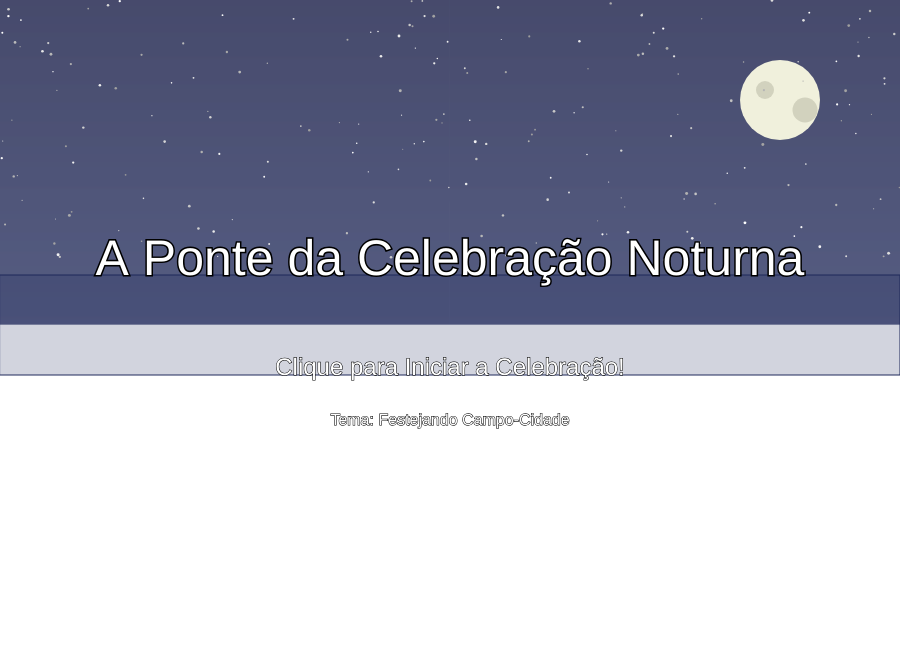
Frame 1 (no input)
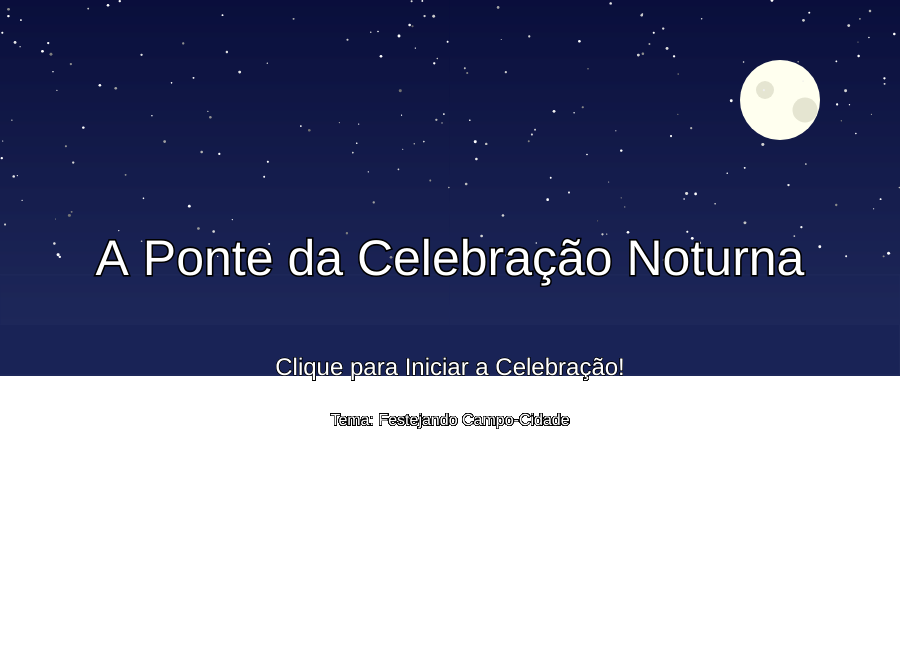
Frame 60 (no input)
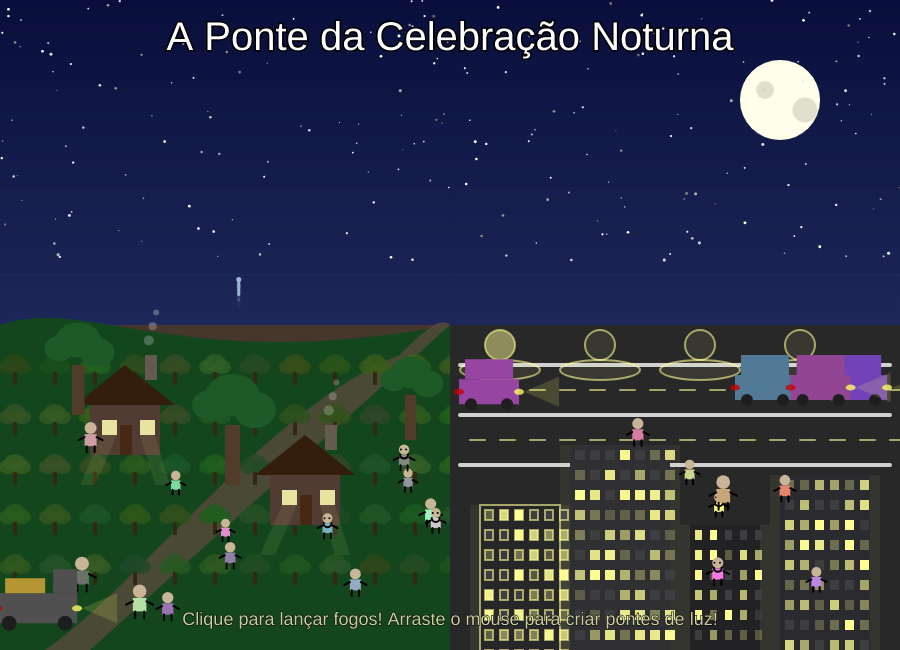
Frame 120 (the mouse pressed at the canvas centre since frame 60)

The p5.js sketch that drew these frames (run headless with seeded random() and noise() and a simulated clock; from frame 60 on, the mouse is pressed at the canvas centre):

// p5.js sketch
// ── sketch.js
// Celebração da Conexão Campo-Cidade - Versão Concurso!
// Um sketch em p5.js que mostra a conexão entre o rural e o urbano à noite, com interatividade e detalhes aprimorados.
// Tema: Festejando Campo-Cidade - A Ponte da Celebração Noturna

let fogosDeArtificio = []; // Array para armazenar os objetos de fogos de artifício
let particulas = [];       // Array para armazenar as partículas das explosões
let pessoas = [];          // Array para armazenar os objetos de pessoas
let estrelas = [];         // Array para armazenar os objetos de estrelas
let carros = [];           // Array para armazenar os objetos de carros urbanos
let pontesDeLuz = [];      // Array para armazenar as "pontes de luz" criadas pelo mouse
let carrosSoja = [];       // Array para armazenar os carros de soja
let colheitadeiras = [];   // NOVO: Array para armazenar as colheitadeiras
let tratores = [];         // NOVO: Array para armazenar os tratores
// Variáveis de estado do jogo
let gameState = 'INTRO'; // Pode ser 'INTRO', 'PLAYING', 'END'
let gameDuration = 15000; // Duração do estado 'PLAYING' em milissegundos (25 segundos)
let startTime;            // Tempo em que o estado 'PLAYING' começou

// Cores (Ajustadas para mais profundidade e contraste, tema noturno)
const corCeuNoturno = [10, 15, 60];     // Azul muito escuro para o topo do céu
const corCeuHorizonte = [30, 40, 90];   // Azul mais claro perto do horizonte
const corGramaCampo = [20, 70, 30];     // Verde escuro profundo para o campo
const corSoloCampo = [70, 55, 45];      // Marrom avermelhado para o solo rural
const corEstradaUrbana = [40, 40, 40];  // Cinza muito escuro para as ruas da cidade
const corEdificios = [25, 25, 35];      // Cinza azulado escuro para a base dos edifícios
const corSoja = [180, 150, 50];         // Cor para a carga de soja

// Variáveis para a lua
let luaBrilho = 240;        // Brilho inicial da lua
let luaPulsarVel = 0.02;    // Velocidade de pulsação da lua

function setup() {
    createCanvas(900, 650); // Canvas um pouco maior para mais detalhes e espaço
    angleMode(RADIANS);     // Garante consistência nos cálculos de ângulo (padrão é radianos, mas bom explicitar)
    frameRate(60);          // Define o framerate para 60 FPS para animações mais suaves

    // Criar estrelas (visíveis em todos os estados para manter o fundo noturno)
    for (let i = 0; i < 200; i++) {
        estrelas.push({
            x: random(width),
            y: random(height / 2.5), // Estrelas na parte superior do céu
            tamanho: random(1, 3),
            brilho: random(150, 255),
            velocidadePiscada: random(0.01, 0.08) // Maior variação para um piscar mais natural
        });
    }

    // Os elementos dinâmicos (fogos, pessoas, carros, máquinas) só serão criados e gerenciados no estado 'PLAYING'
}

function draw() {
    // Desenhar céu noturno com gradiente (sempre presente)
    desenharCeu();

    // Desenhar lua com pulsação sutil (sempre presente)
    desenharLua();

    // Desenhar estrelas (sempre presente)
    for (let estrela of estrelas) {
        desenharEstrela(estrela);
    }

    // Lógica baseada no estado do jogo
    switch (gameState) {
        case 'INTRO':
            desenharIntro();
            break;
        case 'PLAYING':
            desenharPlaying();
            break;
        case 'END':
            desenharFim();
            break;
    }
}

// === Funções de Gerenciamento de Estados ===

function desenharIntro() {
    // Desenhar a tela de introdução
    fill(255);
    stroke(0);
    strokeWeight(3);
    textSize(50);
    textAlign(CENTER);
    text("A Ponte da Celebração Noturna", width / 2, height / 2 - 50);

    textSize(24);
    strokeWeight(1);
    text("Clique para Iniciar a Celebração!", width / 2, height / 2 + 50);

    textSize(16);
    text("Tema: Festejando Campo-Cidade", width / 2, height / 2 + 100);
}

function desenharPlaying() {
    // Desenhar estrelas cadentes ocasionalmente
    if (random() < 0.002) { // Pequena chance de uma estrela cadente aparecer
        particulas.push(new EstrelaCadente(random(width / 4, width * 3 / 4), random(0, height / 4)));
    }

    // Desenhar divisão campo-cidade e paisagem
    desenharPaisagem();

    // Atualizar e desenhar fogos de artifício
    gerenciarFogos();

    // Atualizar e desenhar partículas (explosões e estrelas cadentes)
    gerenciarParticulas();

    // Desenhar e mover pessoas
    for (let p of pessoas) {
        p.update();
        p.display();
    }

    // Atualizar e desenhar carros urbanos
    gerenciarCarros();

    // Atualizar e desenhar carros de soja
    gerenciarCarrosSoja();

    // Atualizar e desenhar colheitadeiras
    gerenciarColheitadeiras();

    // Atualizar e desenhar tratores
    gerenciarTratores();

    // Desenhar pontes de luz (criadas pelo arraste do mouse)
    gerenciarPontesDeLuz();

    // Texto de título (no topo durante o jogo)
    fill(255);
    stroke(0);
    strokeWeight(3);
    textSize(40);
    textAlign(CENTER);
    text("A Ponte da Celebração Noturna", width / 2, 50);

    // Instruções interativas
    textSize(18);
    strokeWeight(1);
    fill(255, 255, 200, 200);
    text("Clique para lançar fogos! Arraste o mouse para criar pontes de luz!", width / 2, height - 25);

    // Verificar se o tempo de jogo acabou
    if (millis() - startTime > gameDuration) {
        gameState = 'END';
        // Limpar elementos dinâmicos para o próximo jogo
        fogosDeArtificio = [];
        particulas = [];
        pessoas = [];
        carros = [];
        carrosSoja = [];
        colheitadeiras = [];
        tratores = [];
        pontesDeLuz = [];
    }
}

function desenharFim() {
    // NOVO: Fundo preto para a tela final
    background(0);

    // Desenhar a tela final
    fill(255);
    stroke(0);
    strokeWeight(3);
    textSize(50);
    textAlign(CENTER);
    text("Fim da Celebração!", width / 2, height / 2 - 50);

    textSize(24);
    strokeWeight(1);
    text("Obrigado por Festejar Conosco!", width / 2, height / 2 + 20);

    textSize(18);
    text("Clique para Recomeçar", width / 2, height / 2 + 80);
}

// === Funções de Desenho de Cenário ===

function desenharCeu() {
    // Gradiente do céu noturno
    for (let y = 0; y < height / 2; y++) {
        let inter = map(y, 0, height / 2, 0, 1);
        let c = lerpColor(color(corCeuNoturno), color(corCeuHorizonte), inter);
        stroke(c);
        line(0, y, width, y);
    }
    // Adicionar uma névoa suave no horizonte para profundidade
    fill(corCeuHorizonte[0], corCeuHorizonte[1], corCeuHorizonte[2], 50);
    rect(0, height / 2 - 50, width, 100);
}

function desenharLua() {
    // Brilho da lua pulsando sutilmente
    let currentBrilho = luaBrilho + sin(frameCount * luaPulsarVel) * 20;
    fill(currentBrilho, currentBrilho, currentBrilho - 20); // Cor mais fria, como a lua
    noStroke();
    circle(width - 120, 100, 80);
    // Crateras da lua
    fill(currentBrilho - 30, currentBrilho - 30, currentBrilho - 50);
    circle(width - 135, 90, 18);
    circle(width - 95, 110, 25);
}

function desenharEstrela(estrela) {
    // Brilho da estrela piscando
    let brilho = estrela.brilho + sin(frameCount * estrela.velocidadePiscada) * 60;
    fill(brilho);
    circle(estrela.x, estrela.y, estrela.tamanho);
}

function desenharPaisagem() {
    noStroke();

    // Área rural (lado esquerdo)
    fill(corSoloCampo[0], corSoloCampo[1], corSoloCampo[2]);
    rect(0, height / 2, width / 2, height / 2);

    // Gramado/campos com forma orgânica
    fill(corGramaCampo[0], corGramaCampo[1], corGramaCampo[2]);
    beginShape();
    vertex(0, height / 2);
    bezierVertex(width * 0.1, height / 2 - 30, width * 0.2, height / 2 + 50, width / 2, height / 2);
    vertex(width / 2, height);
    vertex(0, height);
    endShape(CLOSE);

    // Caminho rural (curvo e orgânico) - Usado pelo carro de soja, colheitadeira e trator
    fill(90, 75, 60, 200); // Mais opaco para parecer mais sólido
    beginShape();
    vertex(width * 0.05, height);
    bezierVertex(width * 0.15, height - 60, width * 0.3, height / 2 + 80, width / 2 - 50, height / 2 + 30);
    bezierVertex(width / 2 - 30, height / 2 + 10, width / 2 - 10, height / 2 - 10, width / 2, height / 2);
    vertex(width * 0.1, height);
    endShape(CLOSE);

    // Campos de plantação
    for (let x = 0; x < width / 2; x += 40) {
        for (let y = height / 2 + 30; y < height - 50; y += 50) {
            desenharPlantacao(x, y);
        }
    }

    // Casas de fazenda com luzes e fumaça
    desenharCasaRural(width * 0.1, height / 2 + 80);
    desenharCasaRural(width * 0.3, height / 2 + 150);

    // Árvores rurais estilizadas (estáticas, sem movimento)
    desenharArvoreRural(width * 0.08, height / 2 + 40, 50);
    desenharArvoreRural(width * 0.25, height / 2 + 100, 60);
    desenharArvoreRural(width * 0.45, height / 2 + 70, 45);


    // Área urbana (lado direito)
    fill(corEstradaUrbana[0], corEstradaUrbana[1], corEstradaUrbana[2]);
    rect(width / 2, height / 2, width / 2, height / 2);

    // Linhas da estrada principal
    stroke(255, 200); // Mais visível
    strokeWeight(4);
    line(width / 2 + 10, height / 2 + 40, width - 10, height / 2 + 40);
    line(width / 2 + 10, height / 2 + 90, width - 10, height / 2 + 90);
    line(width / 2 + 10, height / 2 + 140, width - 10, height / 2 + 140);

    // Faixas tracejadas da estrada (amarelas)
    stroke(255, 255, 150, 150);
    strokeWeight(2);
    for (let i = 0; i < width / 2; i += 30) {
        line(width / 2 + 20 + i, height / 2 + 65, width / 2 + 35 + i, height / 2 + 65);
        line(width / 2 + 20 + i, height / 2 + 115, width / 2 + 35 + i, height / 2 + 115);
    }

    // Luzes da rua
    fill(255, 255, 150, 120); // Amarelo suave
    for (let x = width / 2 + 50; x < width - 50; x += 100) {
        circle(x, height / 2 + 20, 30); // Luzes maiores
        // Brilho no chão abaixo das luzes
        fill(255, 255, 150, 20);
        ellipse(x, height / 2 + 45, 80, 20);
    }

    // Prédios com luzes acesas e piscando de forma complexa
    desenharPredio(width / 2 + 30, height / 2 + 180, 80, 160, color(corEdificios));
    desenharPredio(width / 2 + 120, height / 2 + 120, 100, 220, color(corEdificios[0] + 10, corEdificios[1] + 10, corEdificios[2] + 10));
    desenharPredio(width / 2 + 240, height / 2 + 200, 70, 140, color(corEdificios[0] - 5, corEdificios[1] - 5, corEdificios[2] - 5));
    desenharPredio(width / 2 + 330, height / 2 + 150, 90, 190, color(corEdificios[0] + 5, corEdificios[1] + 5, corEdificios[2] + 5));
}

function desenharPlantacao(x, y) {
    // Base da planta
    fill(50, 40, 20); // Mais marrom escuro
    rect(x + 13, y + 15, 4, 15);

    // Folhas/cultura - mais escuras à noite, com variação de cor
    fill(random(25, 60), random(70, 100), random(25, 40), 200);
    ellipse(x + 15, y + 8, 22, 18);
    ellipse(x + 8, y + 12, 18, 14);
    ellipse(x + 22, y + 12, 18, 14);
}

function desenharCasaRural(x, y) {
    // Base da casa
    fill(80, 60, 50); // Cor mais quente para a casa
    rect(x, y, 70, 50);

    // Telhado
    fill(50, 30, 10);
    triangle(x - 15, y, x + 35, y - 40, x + 85, y);

    // Porta
    fill(70, 40, 20);
    rect(x + 30, y + 20, 12, 30);

    // Janelas com luz
    fill(255, 255, 180, 220); // Luz mais forte e amarelada
    rect(x + 12, y + 15, 15, 15);
    rect(x + 50, y + 15, 15, 15);

    // Luz projetada no chão das janelas
    fill(255, 255, 150, 20);
    quad(x + 12, y + 30, x + 27, y + 30, x + 5, y + 80, x - 10, y + 80);
    quad(x + 50, y + 30, x + 65, y + 30, x + 80, y + 80, x + 65, y + 80);

    // Chaminé
    fill(100, 90, 80);
    rect(x + 55, y - 50, 12, 25);

    // Fumaça da chaminé (com movimento mais orgânico)
    fill(200, 200, 200, 80);
    for (let i = 0; i < 3; i++) {
        let offsetX = sin(frameCount * 0.05 + i * 0.5) * 8;
        let offsetY = cos(frameCount * 0.03 + i * 0.3) * 5;
        ellipse(x + 61 + offsetX, y - 60 - i * 15 + offsetY, 10 - i * 2, 10 - i * 2);
    }
}

function desenharArvoreRural(x, y, tamanhoBase) {
    // Tronco da árvore
    fill(80, 60, 40);
    rect(x, y, tamanhoBase / 4, tamanhoBase);

    // Folhagem (mais densa e orgânica)
    fill(30, 90, 40);
    ellipse(x + tamanhoBase / 8, y - tamanhoBase / 2, tamanhoBase * 0.9, tamanhoBase * 0.7);
    ellipse(x - tamanhoBase / 4, y - tamanhoBase / 3, tamanhoBase * 0.6, tamanhoBase * 0.5);
    ellipse(x + tamanhoBase / 2, y - tamanhoBase / 4, tamanhoBase * 0.7, tamanhoBase * 0.6);
}

function desenharPredio(x, y, largura, altura, cor) {
    // Base do prédio
    fill(cor);
    rect(x, y, largura, altura);

    // Janelas iluminadas aleatoriamente e piscando de forma mais complexa
    for (let andar = 0; andar < altura / 20; andar++) {
        for (let j = 0; j < largura / 15; j++) {
            let windowX = x + 5 + j * (largura / (largura / 15));
            let windowY = y + 5 + andar * 20;
            let windowW = largura / 10;
            let windowH = 10;

            if (random() < 0.7) { // 70% de chance de estar acesa
                // Luz acesa com piscadas e variações de intensidade
                let flicker = sin(frameCount * random(0.05, 0.2) + (x + y) * 0.01) * 100 + 155;
                if (random() < 0.02) { // Pequena chance de piscar para "desligado"
                    fill(50, 50, 60, 200); // Cor de janela escura
                } else {
                    fill(255, 255, 150, flicker); // Luz acesa com brilho pulsante
                }
            } else {
                fill(50, 50, 60); // Janela apagada
            }
            rect(windowX, windowY, windowW, windowH);
        }
    }

    // Luz suave projetada para fora do prédio
    noStroke();
    fill(255, 255, 150, 15);
    rect(x - 10, y, largura + 20, altura + 30);
}

// === Gerenciamento de Elementos Dinâmicos ===

function gerenciarFogos() {
    for (let i = fogosDeArtificio.length - 1; i >= 0; i--) {
        let f = fogosDeArtificio[i];
        f.update();
        f.display();

        if (f.exploded) {
            fogosDeArtificio.splice(i, 1);
            // Lançar um novo fogo de artifício após um tempo randomizado
            if (random() < 0.8) { // 80% de chance de lançar um novo fogo
                setTimeout(criarFogoDeArtificio, random(800, 3000));
            }
        }
    }
}

function gerenciarParticulas() {
    for (let i = particulas.length - 1; i >= 0; i--) {
        let p = particulas[i];
        p.update();
        p.display();
        if (p.isDead()) {
            particulas.splice(i, 1);
        }
    }
}

function gerenciarCarros() {
    for (let i = carros.length - 1; i >= 0; i--) {
        carros[i].update();
        carros[i].display();
        if (carros[i].isOffscreen()) {
            carros.splice(i, 1);
            // Faz o carro reaparecer na área da cidade, garantindo que venha do lado certo
            let direcao = random([-1, 1]);
            let startX = (direcao === 1) ? width / 2 : width; // Se for para a direita, começa no meio; se para a esquerda, começa na borda
            carros.push(new Carro(startX, height / 2 + 50 + random(-5, 5), direcao)); // Pequena variação na altura
        }
    }
}

// Gerenciamento de carros de soja
function gerenciarCarrosSoja() {
    for (let i = carrosSoja.length - 1; i >= 0; i--) {
        carrosSoja[i].update();
        carrosSoja[i].display();
        if (carrosSoja[i].isOffscreen()) {
            carrosSoja.splice(i, 1);
            // Faz o carro de soja reaparecer no campo após um tempo
            setTimeout(() => carrosSoja.push(new CarroSoja()), random(5000, 15000)); // Mais tempo para reaparecer
        }
    }
}

// Gerenciamento de colheitadeiras
function gerenciarColheitadeiras() {
    for (let i = colheitadeiras.length - 1; i >= 0; i--) {
        colheitadeiras[i].update();
        colheitadeiras[i].display();
        if (colheitadeiras[i].isOffscreen()) {
            colheitadeiras.splice(i, 1);
            // Faz a colheitadeira reaparecer no campo
            setTimeout(() => colheitadeiras.push(new Colheitadeira()), random(8000, 20000));
        }
    }
}

// Gerenciamento de tratores
function gerenciarTratores() {
    for (let i = tratores.length - 1; i >= 0; i--) {
        tratores[i].update();
        tratores[i].display();
        if (tratores[i].isOffscreen()) {
            tratores.splice(i, 1);
            // Faz o trator reaparecer no campo
            setTimeout(() => tratores.push(new Trator()), random(7000, 18000));
        }
    }
}

function gerenciarPontesDeLuz() {
    for (let i = pontesDeLuz.length - 1; i >= 0; i--) {
        pontesDeLuz[i].update();
        pontesDeLuz[i].display();
        if (pontesDeLuz[i].isFaded()) {
            pontesDeLuz.splice(i, 1);
        }
    }
}

// === Eventos de Interação ===

function mousePressed() {
    if (gameState === 'INTRO') {
        gameState = 'PLAYING';
        startTime = millis(); // Inicia o temporizador do jogo
        // Inicializar elementos dinâmicos para o estado 'PLAYING'
        for (let i = 0; i < 4; i++) {
            setTimeout(criarFogoDeArtificio, random(500 * i, 2500 * i));
        }
        for (let i = 0; i < 20; i++) {
            pessoas.push(new Pessoa(random(width), random(height / 2 + 100, height - 30)));
        }
        for (let i = 0; i < 4; i++) {
            carros.push(new Carro(random(width / 2 + 10, width - 60), height / 2 + 50, random([-1, 1])));
        }
        // Criar múltiplos carros de soja iniciais com atraso
        for (let i = 0; i < 3; i++) {
            setTimeout(() => carrosSoja.push(new CarroSoja()), 2000 * i);
        }
        // Criar colheitadeira e trator iniciais
        setTimeout(() => colheitadeiras.push(new Colheitadeira()), 1000);
        setTimeout(() => tratores.push(new Trator()), 3000);

    } else if (gameState === 'PLAYING') {
        // Permite lançar fogos apenas se o clique for na parte superior (céu)
        if (mouseY < height / 2) {
            criarFogoDeArtificioNoClick(mouseX, mouseY);
        }
    } else if (gameState === 'END') {
        gameState = 'INTRO'; // Volta para a tela de introdução
    }
    return false; // Evita comportamento padrão do navegador (ex: menu de contexto)
}

function mouseDragged() {
    if (gameState === 'PLAYING') {
        // Cria uma "ponte de luz" enquanto o mouse é arrastado
        pontesDeLuz.push(new PonteDeLuz(pmouseX, pmouseY, mouseX, mouseY, color(random(200, 255), random(150, 255), 255, 200)));
    }
}

// === Funções de Criação Específicas ===

function criarFogoDeArtificio() {
    fogosDeArtificio.push(new FogoDeArtificio(random(width), height)); // Lança de uma posição X aleatória na base
}

function criarFogoDeArtificioNoClick(x, y) {
    fogosDeArtificio.push(new FogoDeArtificio(x, height, y)); // Lança da base para o Y do clique
}

// === CLASSES ===

// Classe para Fogos de Artifício
class FogoDeArtificio {
    constructor(startX, startY, targetY = random(50, 250)) {
        this.x = startX;
        this.y = startY;
        this.velocidade = random(3, 7);
        this.cor = color(random(150, 255), random(100, 255), random(100, 255));
        this.alvoY = targetY;
        this.exploded = false;
        this.tipoExplosao = floor(random(5)); // Mais tipos de explosão para variedade
    }

    update() {
        if (!this.exploded) {
            this.y -= this.velocidade;
            if (this.y <= this.alvoY) {
                this.explode();
                this.exploded = true;
            }
        }
    }

    display() {
        if (!this.exploded) {
            // Rastro com brilho e variação de cor
            stroke(this.cor, 200);
            strokeWeight(3);
            line(this.x, this.y, this.x, this.y + 15);
            strokeWeight(1);
            point(this.x + random(-1, 1), this.y + random(5, 10));
            point(this.x + random(-2, 2), this.y + random(10, 20));

            noStroke();
            fill(this.cor);
            circle(this.x, this.y, 5); // Corpo do fogo subindo
        }
    }

    explode() {
        // Simulação de som da explosão visualmente (um flash de luz)
        fill(255, 255, 200, 150);
        circle(this.x, this.y, 60);

        let numParticulas = random(60, 100); // Número variado de partículas
        for (let j = 0; j < numParticulas; j++) {
            let angulo, velocidadeInicial;
            let corParticula = color(
                red(this.cor) + random(-30, 30),
                green(this.cor) + random(-30, 30),
                blue(this.cor) + random(-30, 30)
            );

            switch (this.tipoExplosao) {
                case 0: // Circular padrão
                    angulo = random(TWO_PI);
                    velocidadeInicial = random(1, 4);
                    break;
                case 1: // Anel (partículas mais afastadas do centro)
                    angulo = random(TWO_PI);
                    velocidadeInicial = random(2, 3);
                    break;
                case 2: // Coração (requer ajuste no calculo de vx, vy para a forma)
                    angulo = random(PI); // Apenas metade do círculo para a forma de coração
                    let r = 15 * (1 - sin(angulo)); // Fórmula de cardioide
                    velocidadeInicial = map(r, 0, 30, 0.5, 3); // Mapeia r para velocidade
                    // Ajuste para formar o coração corretamente, com offset para cima
                    let heartX = this.x + r * cos(angulo);
                    let heartY = this.y - r * sin(angulo) * 1.5; // Multiplicador para alongar o coração
                    particulas.push(new Particula(heartX, heartY, cos(angulo) * velocidadeInicial, -sin(angulo) * velocidadeInicial, corParticula, random(2, 5)));
                    continue; // Pula a criação padrão para usar a específica do coração
                case 3: // Chuva de Ouro (partículas mais lentas, caem mais)
                    angulo = random(TWO_PI);
                    velocidadeInicial = random(0.5, 1.5);
                    break;
                case 4: // Palmeira (sobe um pouco e abre, depois cai)
                    angulo = random(PI / 4, 3 * PI / 4); // Abre para cima
                    velocidadeInicial = random(2, 4);
                    break;
            }
            particulas.push(new Particula(this.x, this.y, cos(angulo) * velocidadeInicial, sin(angulo) * velocidadeInicial, corParticula, random(2, 5)));
        }
    }
}

// Classe para Partículas (explosões dos fogos e estrelas cadentes)
class Particula {
    constructor(x, y, vx, vy, cor, tamanho, tipo = 'fogo') {
        this.x = x;
        this.y = y;
        this.vx = vx + random(-0.5, 0.5); // Pequena variação para dispersão
        this.vy = vy + random(-0.5, 0.5);
        this.cor = cor;
        this.tamanho = tamanho;
        this.vida = random(80, 150); // Vida mais longa para um efeito mais "cheio"
        this.gravidade = 0.05;
        this.friccao = 0.98; // Para partículas mais lentas e realistas
        this.tipo = tipo; // 'fogo' ou 'estrelaCadente'
    }

    update() {
        this.vy += this.gravidade;
        this.vx *= this.friccao; // Reduz a velocidade horizontal gradualmente
        this.vy *= this.friccao; // Reduz a velocidade vertical gradualmente

        this.x += this.vx;
        this.y += this.vy;
        this.vida -= 1.5; // Fades mais rápido
    }

    display() {
        noStroke();
        let alpha = map(this.vida, 0, 150, 0, 255); // Mapeia vida para transparência
        fill(red(this.cor), green(this.cor), blue(this.cor), alpha);
        circle(this.x, this.y, this.tamanho * (this.vida / 150)); // Reduz o tamanho conforme a vida
    }

    isDead() {
        return this.vida <= 0;
    }
}

// Classe para Estrela Cadente (um tipo específico de partícula)
class EstrelaCadente extends Particula {
    constructor(x, y) {
        super(x, y, random(3, 8), random(3, 8), color(255, 255, 200), random(3, 6), 'estrelaCadente');
        this.gravidade = 0.01; // Gravidade menor para um traço mais longo
        this.friccao = 0.99;
        this.vida = 150; // Vida mais longa
    }

    display() {
        // Desenha um traço longo para a estrela cadente
        noFill();
        stroke(red(this.cor), green(this.cor), blue(this.cor), map(this.vida, 0, 150, 0, 255));
        strokeWeight(this.tamanho * (this.vida / 150));
        line(this.x, this.y, this.x - this.vx * 5, this.y - this.vy * 5); // Traço
    }
}

// Classe para Pessoas
class Pessoa {
    constructor(x, y) {
        this.x = x;
        this.y = y;
        this.tamanho = random(18, 28);
        this.cor = color(random(100, 255), random(100, 255), random(100, 255));
        this.velocidade = random(0.5, 1.5); // Velocidade variada
        this.direcao = random([-1, 1]);
        this.olhandoFogos = false;
        this.timerOlhar = 0;
    }

    update() {
        this.x += this.velocidade * this.direcao;

        // Mudar direção quando atingir os limites da tela
        if (this.x < 0 || this.x > width) {
            this.direcao *= -1;
        }

        // Decidir se olha para os fogos
        if (random() < 0.005) { // Chance de 0.5% por frame de começar a olhar
            this.olhandoFogos = true;
            this.timerOlhar = random(60, 180); // Olhar por 1 a 3 segundos (60 frames/segundo)
        }
        if (this.olhandoFogos) {
            this.timerOlhar--;
            if (this.timerOlhar <= 0) {
                this.olhandoFogos = false;
            }
        }
    }

    display() {
        push();
        translate(this.x, this.y);

        // Corpo
        fill(this.cor);
        rect(-this.tamanho / 4, -this.tamanho / 4, this.tamanho / 2, this.tamanho / 2);

        // Cabeça
        fill(200, 180, 150); // Cor de pele
        circle(0, -this.tamanho / 2, this.tamanho / 2);

        // Pernas
        stroke(0);
        strokeWeight(2);
        line(-this.tamanho / 6, this.tamanho / 4, -this.tamanho / 6, this.tamanho / 2);
        line(this.tamanho / 6, this.tamanho / 4, this.tamanho / 6, this.tamanho / 2);

        // Braços
        line(-this.tamanho / 4, -this.tamanho / 8, -this.tamanho / 2, 0);
        line(this.tamanho / 4, -this.tamanho / 8, this.tamanho / 2, 0);

        // Olhando para os fogos (animação sutil dos olhos e boca)
        if (this.olhandoFogos) {
            fill(0);
            noStroke();
            let eyeOffset = map(sin(frameCount * 0.1), -1, 1, -1, 1); // Movimento sutil dos olhos
            circle(-this.tamanho / 8 + eyeOffset, -this.tamanho / 2, 2);
            circle(this.tamanho / 8 + eyeOffset, -this.tamanho / 2, 2);

            stroke(0);
            noFill();
            arc(0, -this.tamanho / 2 + 5, 8, 8, 0, PI); // Boca de admiração
        }

        pop();
    }
}

// Classe para Carro Urbano
class Carro {
    constructor(x, y, direcao) {
        this.x = x;
        this.y = y;
        this.largura = 60; // Carros um pouco maiores
        this.altura = 25;
        this.velocidade = random(1, 3) * direcao; // Velocidade variada
        this.cor = color(random(50, 200), random(50, 200), random(50, 200));
        this.direcao = direcao; // 1 para direita, -1 para esquerda
    }

    update() {
        this.x += this.velocidade;
    }

    display() {
        push();
        translate(this.x, this.y);

        // Corpo do carro
        fill(this.cor);
        rect(0, 0, this.largura, this.altura);

        // Teto do carro
        rect(this.largura * 0.1, -this.altura * 0.8, this.largura * 0.8, this.altura * 0.8);

        // Rodas
        fill(30); // Cor escura para as rodas
        circle(this.largura * 0.2, this.altura, 12);
        circle(this.largura * 0.8, this.altura, 12);

        // Faróis e lanternas traseiras
        if (this.direcao === 1) { // Indo para a direita
            fill(255, 255, 100, 200); // Faróis amarelos, mais brilhantes
            ellipse(this.largura, this.altura / 2, 10, 6); // Farol direito
            // Luz do farol no chão
            noStroke();
            fill(255, 255, 100, 40);
            triangle(this.largura + 5, this.altura / 2, this.largura + 40, this.altura / 2 + 15, this.largura + 40, this.altura / 2 - 15);

            fill(200, 0, 0, 200); // Lanterna traseira vermelha
            ellipse(0, this.altura / 2, 10, 6); // Lanterna esquerda
        } else { // Indo para a esquerda
            fill(255, 255, 100, 200); // Faróis amarelos
            ellipse(0, this.altura / 2, 10, 6); // Farol esquerdo
            // Luz do farol no chão
            noStroke();
            fill(255, 255, 100, 40);
            triangle(-5, this.altura / 2, -40, this.altura / 2 + 15, -40, this.altura / 2 - 15);

            fill(200, 0, 0, 200); // Lanterna traseira vermelha
            ellipse(this.largura, this.altura / 2, 10, 6); // Lanterna direita
        }
        pop();
    }

    isOffscreen() {
        // Verifica se o carro saiu da área de visualização ou da área da cidade
        if (this.direcao === 1 && this.x > width + 50) { // Se for para a direita e passou do limite total da tela
            return true;
        }
        // Se for para a esquerda e passou do limite da cidade (metade da tela)
        if (this.direcao === -1 && this.x < width / 2 - this.largura - 50) {
            return true;
        }
        return false;
    }
}

// Classe para Carro de Soja (transportando do campo para a cidade)
class CarroSoja {
    constructor() {
        this.x = -80; // Começa fora da tela no lado esquerdo (campo)
        this.y = height / 2 + 50; // Posição inicial na estrada rural
        this.largura = 80; // Carro de soja um pouco maior
        this.altura = 30;
        this.velocidade = random(0.8, 1.5); // Velocidade mais lenta para dar tempo de observar
        this.cor = color(80, 80, 80); // Cor do caminhão
        this.direcao = 1; // Sempre vai da esquerda para a direita (campo para cidade)

        // Pontos de controle para a curva quadrática do caminhão de soja
        this.pathP0 = createVector(width * 0.05, height - 20); // Ponto inicial da curva (rural)
        this.pathP1 = createVector(width * 0.3, height / 2 + 80); // Ponto de controle da curva
        this.pathP2 = createVector(width / 2, height / 2 + 10); // Ponto final da curva (entrada da cidade)
    }

    update() {
        // Mapeia a posição X do caminhão para um valor 't' entre 0 e 1, cobrindo o percurso da curva
        // Aumentei a faixa de mapeamento para garantir que o caminhão entre e saia suavemente da curva
        let t = map(this.x, this.pathP0.x - 100, this.pathP2.x + 100, 0, 1);

        // Calcula a posição Y na curva quadrática
        this.y = quadraticPoint(this.pathP0.y, this.pathP1.y, this.pathP2.y, t);

        // Move o caminhão horizontalmente
        this.x += this.velocidade;
    }

    display() {
        push();
        translate(this.x, this.y);

        // Corpo do caminhão
        fill(this.cor);
        rect(0, 0, this.largura, this.altura);

        // Cabine do caminhão
        rect(this.largura * 0.7, -this.altura * 0.8, this.largura * 0.3, this.altura * 0.8);

        // Carga de Soja
        fill(corSoja[0], corSoja[1], corSoja[2]);
        rect(this.largura * 0.1, -this.altura * 0.5, this.largura * 0.5, this.altura * 0.5);

        // Rodas
        fill(30);
        circle(this.largura * 0.15, this.altura, 15);
        circle(this.largura * 0.85, this.altura, 15);

        // Faróis (sempre acesos, já que está em movimento noturno)
        fill(255, 255, 100, 200);
        ellipse(this.largura, this.altura / 2, 10, 6); // Farol direito
        // Luz do farol no chão
        noStroke();
        fill(255, 255, 100, 40);
        triangle(this.largura + 5, this.altura / 2, this.largura + 40, this.altura / 2 + 15, this.largura + 40, this.altura / 2 - 15);

        // Lanterna traseira (sempre vermelha)
        fill(200, 0, 0, 200);
        ellipse(0, this.altura / 2, 10, 6); // Lanterna esquerda

        pop();
    }

    isOffscreen() {
        // Carro de soja sai da tela quando atinge o limite direito
        return this.x > width + 50;
    }
}

// Classe para Colheitadeira
class Colheitadeira {
    constructor() {
        this.x = -150; // Começa fora da tela no lado esquerdo (campo)
        this.y = height / 2 + 50; // Posição inicial na estrada rural (será ajustada pela curva)
        this.largura = 100;
        this.altura = 40;
        this.velocidade = random(0.3, 0.8); // Colheitadeira é lenta
        this.direcao = 1; // Sempre vai da esquerda para a direita (campo para cidade)
        this.cor = color(200, 150, 0); // Amarelo/laranja de colheitadeira

        // Pontos de controle para a curva quadrática
        this.pathP0 = createVector(width * 0.05, height - 20);
        this.pathP1 = createVector(width * 0.3, height / 2 + 80);
        this.pathP2 = createVector(width / 2, height / 2 + 10);
    }

    update() {
        // Mapeia a posição X da colheitadeira para um valor 't' entre 0 e 1, cobrindo o percurso da curva
        let t = map(this.x, -this.largura, width + this.largura, 0, 1);

        // Calcula a posição Y na curva quadrática
        this.y = quadraticPoint(this.pathP0.y, this.pathP1.y, this.pathP2.y, t);
        this.y += 10; // Ajuste fino para alinhar a base da colheitadeira com o caminho

        // Move a colheitadeira horizontalmente
        this.x += this.velocidade;
    }

    display() {
        push();
        translate(this.x, this.y);

        // Corpo principal
        fill(this.cor);
        rect(0, 0, this.largura, this.altura);

        // Cabine
        fill(this.cor[0] - 30, this.cor[1] - 30, this.cor[2] - 30);
        rect(this.largura * 0.6, -this.altura * 0.7, this.largura * 0.3, this.altura * 0.7);

        // Plataforma de corte (cabeçalho)
        fill(100, 100, 100); // Cinza escuro
        rect(-this.largura * 0.2, this.altura * 0.8, this.largura * 0.8, this.altura * 0.2);

        // Rodas grandes (traseiras)
        fill(30);
        circle(this.largura * 0.2, this.altura * 1.1, 25);
        // Rodas menores (dianteiras)
        circle(this.largura * 0.8, this.altura * 1.1, 18);

        // Luzes
        fill(255, 255, 150, 200); // Faróis amarelos
        ellipse(this.largura * 0.9, this.altura * 0.2, 8, 5);
        ellipse(this.largura * 0.7, this.altura * 0.2, 8, 5);

        pop();
    }

    isOffscreen() {
        // Colheitadeira sai da tela quando atinge o limite direito
        return this.x > width + 50;
    }
}

// Classe para Trator
class Trator {
    constructor() {
        this.x = -100; // Começa fora da tela no lado esquerdo (campo)
        this.y = height / 2 + 50; // Posição inicial na estrada rural (será ajustada pela curva)
        this.largura = 60;
        this.altura = 30;
        this.velocidade = random(0.5, 1.2); // Trator é um pouco mais rápido que a colheitadeira
        this.direcao = 1; // Sempre vai da esquerda para a direita (campo para cidade)
        this.cor = color(0, 120, 0); // Verde de trator

        // Pontos de controle para a curva quadrática
        this.pathP0 = createVector(width * 0.05, height - 20);
        this.pathP1 = createVector(width * 0.3, height / 2 + 80);
        this.pathP2 = createVector(width / 2, height / 2 + 10);
    }

    update() {
        // Mapeia a posição X do trator para um valor 't' entre 0 e 1, cobrindo o percurso da curva
        let t = map(this.x, -this.largura, width + this.largura, 0, 1);

        // Calcula a posição Y na curva quadrática
        this.y = quadraticPoint(this.pathP0.y, this.pathP1.y, this.pathP2.y, t);
        this.y += 15; // Ajuste fino para alinhar a base do trator com o caminho

        // Move o trator horizontalmente
        this.x += this.velocidade;
    }

    display() {
        push();
        translate(this.x, this.y);

        // Corpo principal
        fill(this.cor);
        rect(0, 0, this.largura, this.altura);

        // Cabine
        fill(this.cor[0] - 20, this.cor[1] - 20, this.cor[2] - 20);
        rect(this.largura * 0.6, -this.altura * 0.7, this.largura * 0.3, this.altura * 0.7);

        // Rodas grandes (traseiras)
        fill(30);
        circle(this.largura * 0.2, this.altura * 1.1, 20);
        // Rodas menores (dianteiras)
        circle(this.largura * 0.8, this.altura * 1.1, 12);

        // Luzes
        fill(255, 255, 150, 200); // Faróis amarelos
        ellipse(this.largura * 0.9, this.altura * 0.2, 6, 4);

        pop();
    }

    isOffscreen() {
        // Trator sai da tela quando atinge o limite direito
        return this.x > width + 50;
    }
}


// Função auxiliar para calcular um ponto em uma curva Bézier quadrática
function quadraticPoint(p0, p1, p2, t) {
    return (1 - t) * (1 - t) * p0 + 2 * (1 - t) * t * p1 + t * t * p2;
}


// Classe para as Pontes de Luz (traços do mouse)
class PonteDeLuz {
    constructor(x1, y1, x2, y2, cor) {
        this.x1 = x1;
        this.y1 = y1;
        this.x2 = x2;
        this.y2 = y2;
        this.cor = cor;
        this.vida = 255; // Vida inicial da luz (opacidade)
    }

    update() {
        this.vida -= 5; // Desvanece a luz gradualmente
    }

    display() {
        stroke(red(this.cor), green(this.cor), blue(this.cor), this.vida);
        strokeWeight(random(2, 5)); // Varia a espessura para um efeito mais orgânico e etéreo
        line(this.x1, this.y1, this.x2, this.y2);
    }

    isFaded() {
        return this.vida <= 0;
    }
}
